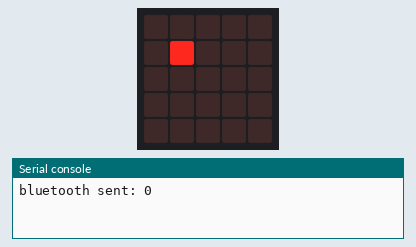
Recording of a program running on a simulated BBC micro:bit (MakeCode). On the bench: the board's 5×5 LED display, the last lines printed to the serial console. Random numbers come from a fixed seed.

Above: at 0.16 s.
At 1.12 s:
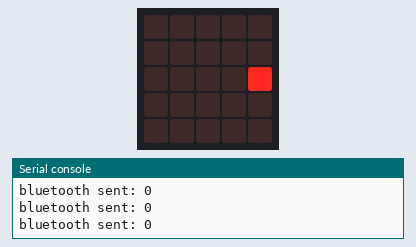
At 6.82 s:
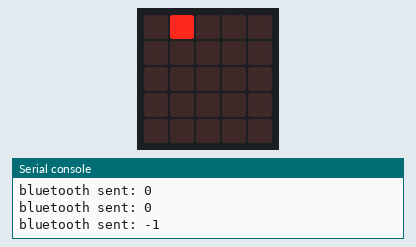
At 18.16 s:
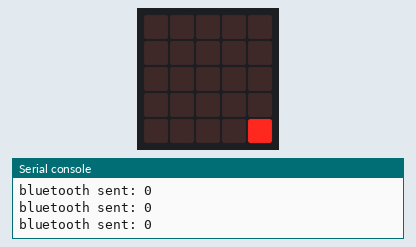
At 25.84 s:
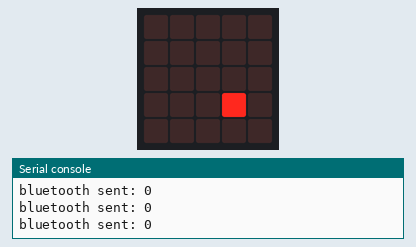
At 38.75 s:
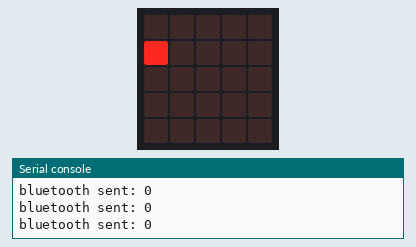

The program:

main.ts
```typescript
let 乱数移動 = 0
bluetooth.startUartService()
let 位置 = 0
let 角度 = 2
let ボール = game.createSprite(位置, 角度)
let 方向 = 1
let 角度変化 = 1
let 上下移動 = 0
let 球速 = 200
basic.forever(function () {
    if (ボール.get(LedSpriteProperty.X) == 4) {
        方向 = -1
        上下移動 = randint(-1, 1)
        球速 = randint(6, 15) * 20
    } else if (ボール.get(LedSpriteProperty.X) == 0) {
        方向 = 1
        上下移動 = randint(-1, 1)
        球速 = randint(6, 15) * 20
    } else {
        if (上下移動 != 0) {
            if (ボール.get(LedSpriteProperty.Y) == 0) {
                上下移動 = 角度変化
            } else if (ボール.get(LedSpriteProperty.Y) == 4) {
                上下移動 = 角度変化 * -1
            }
        }
    }
    if (角度 + 上下移動 + 乱数移動 < 0) {
        乱数移動 = 0
    } else if (角度 + 上下移動 + 乱数移動 > 4) {
        乱数移動 = 0
    }
    bluetooth.uartWriteNumber(乱数移動)
    位置 += 方向
    角度 += 上下移動 + 乱数移動
    ボール.set(LedSpriteProperty.X, 位置)
    ボール.set(LedSpriteProperty.Y, 角度)
    if (位置 == 4) {
        乱数移動 = Math.trunc(randint(-150, 150) / 100)
    } else if (位置 == 0) {
        乱数移動 = Math.trunc(randint(-150, 150) / 100)
    } else {
        乱数移動 = 0
    }
    basic.pause(球速)
})
```

test.ts
```typescript
// テストはここに来ます。このパッケージが拡張機能として使用されるときにはコンパイルされません。
```
